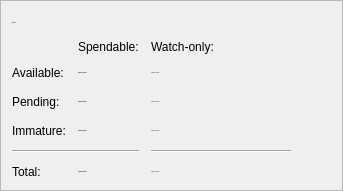
        <widget class="QFrame" name="frame">
         <property name="styleSheet">
          <string notr="true"/>
         </property>
         <property name="frameShape">
          <enum>QFrame::StyledPanel</enum>
         </property>
         <property name="frameShadow">
          <enum>QFrame::Raised</enum>
         </property>
         <layout class="QVBoxLayout" name="verticalLayout_4">
          <item>
           <layout class="QHBoxLayout" name="horizontalLayout_4">
            <item>
             <widget class="QLabel" name="label_5">
              <property name="font">
               <font>
                <pointsize>-1</pointsize>
               </font>
              </property>
              <property name="text">
               <string>Balances</string>
              </property>
             </widget>
            </item>
            <item>
             <widget class="QPushButton" name="labelWalletStatus">
              <property name="enabled">
               <bool>false</bool>
              </property>
              <property name="maximumSize">
               <size>
                <width>30</width>
                <height>16777215</height>
               </size>
              </property>
              <property name="toolTip">
               <string>The displayed information may be out of date. Your wallet automatically synchronizes with the SUQA network after a connection is established, but this process has not completed yet.</string>
              </property>
              <property name="text">
               <string/>
              </property>
              <property name="icon">
               <iconset>
                <normaloff>:/icons/warning</normaloff>
                <disabledoff>:/icons/warning</disabledoff>:/icons/warning</iconset>
              </property>
              <property name="iconSize">
               <size>
                <width>24</width>
                <height>24</height>
               </size>
              </property>
              <property name="flat">
               <bool>true</bool>
              </property>
             </widget>
            </item>
            <item>
             <spacer name="horizontalSpacer_3">
              <property name="orientation">
               <enum>Qt::Horizontal</enum>
              </property>
              <property name="sizeHint" stdset="0">
               <size>
                <width>20</width>
                <height>20</height>
               </size>
              </property>
             </spacer>
            </item>
           </layout>
          </item>
          <item>
           <layout class="QGridLayout" name="gridLayout">
            <property name="spacing">
             <number>12</number>
            </property>
            <item row="2" column="1">
             <widget class="QLabel" name="labelUnconfirmed">
              <property name="font">
               <font>
                <pointsize>-1</pointsize>
                <weight>75</weight>
                <bold>true</bold>
               </font>
              </property>
              <property name="cursor">
               <cursorShape>IBeamCursor</cursorShape>
              </property>
              <property name="toolTip">
               <string>Total of transactions that have yet to be confirmed, and do not yet count toward the spendable balance</string>
              </property>
              <property name="text">
               <string notr="true">0.000 000 00 SUQA</string>
              </property>
              <property name="alignment">
               <set>Qt::AlignLeading|Qt::AlignLeft|Qt::AlignVCenter</set>
              </property>
              <property name="textInteractionFlags">
               <set>Qt::LinksAccessibleByMouse|Qt::TextSelectableByKeyboard|Qt::TextSelectableByMouse</set>
              </property>
             </widget>
            </item>
            <item row="3" column="2">
             <widget class="QLabel" name="labelWatchImmature">
              <property name="font">
               <font>
                <pointsize>-1</pointsize>
               </font>
              </property>
              <property name="cursor">
               <cursorShape>IBeamCursor</cursorShape>
              </property>
              <property name="toolTip">
               <string>Mined balance in watch-only addresses that has not yet matured</string>
              </property>
              <property name="text">
               <string notr="true">0.000 000 00 SUQA</string>
              </property>
              <property name="alignment">
               <set>Qt::AlignLeading|Qt::AlignLeft|Qt::AlignVCenter</set>
              </property>
              <property name="textInteractionFlags">
               <set>Qt::LinksAccessibleByMouse|Qt::TextSelectableByKeyboard|Qt::TextSelectableByMouse</set>
              </property>
             </widget>
            </item>
            <item row="4" column="0" colspan="2">
             <widget class="Line" name="line">
              <property name="orientation">
               <enum>Qt::Horizontal</enum>
              </property>
             </widget>
            </item>
            <item row="4" column="2">
             <widget class="Line" name="lineWatchBalance">
              <property name="sizePolicy">
               <sizepolicy hsizetype="Preferred" vsizetype="Fixed">
                <horstretch>0</horstretch>
                <verstretch>0</verstretch>
               </sizepolicy>
              </property>
              <property name="minimumSize">
               <size>
                <width>140</width>
                <height>0</height>
               </size>
              </property>
              <property name="orientation">
               <enum>Qt::Horizontal</enum>
              </property>
             </widget>
            </item>
            <item row="5" column="0">
             <widget class="QLabel" name="labelTotalText">
              <property name="text">
               <string>Total:</string>
              </property>
             </widget>
            </item>
            <item row="3" column="1">
             <widget class="QLabel" name="labelImmature">
              <property name="font">
               <font>
                <pointsize>-1</pointsize>
                <weight>75</weight>
                <bold>true</bold>
               </font>
              </property>
              <property name="cursor">
               <cursorShape>IBeamCursor</cursorShape>
              </property>
              <property name="toolTip">
               <string>Mined balance that has not yet matured</string>
              </property>
              <property name="text">
               <string notr="true">0.000 000 00 SUQA</string>
              </property>
              <property name="alignment">
               <set>Qt::AlignLeading|Qt::AlignLeft|Qt::AlignVCenter</set>
              </property>
              <property name="textInteractionFlags">
               <set>Qt::LinksAccessibleByMouse|Qt::TextSelectableByKeyboard|Qt::TextSelectableByMouse</set>
              </property>
             </widget>
            </item>
            <item row="2" column="3">
             <spacer name="horizontalSpacer_2">
              <property name="orientation">
               <enum>Qt::Horizontal</enum>
              </property>
              <property name="sizeHint" stdset="0">
               <size>
                <width>40</width>
                <height>20</height>
               </size>
              </property>
             </spacer>
            </item>
            <item row="2" column="2">
             <widget class="QLabel" name="labelWatchPending">
              <property name="font">
               <font>
                <pointsize>-1</pointsize>
               </font>
              </property>
              <property name="cursor">
               <cursorShape>IBeamCursor</cursorShape>
              </property>
              <property name="toolTip">
               <string>Unconfirmed transactions to watch-only addresses</string>
              </property>
              <property name="text">
               <string notr="true">0.000 000 00 SUQA</string>
              </property>
              <property name="alignment">
               <set>Qt::AlignLeading|Qt::AlignLeft|Qt::AlignVCenter</set>
              </property>
              <property name="textInteractionFlags">
               <set>Qt::LinksAccessibleByMouse|Qt::TextSelectableByKeyboard|Qt::TextSelectableByMouse</set>
              </property>
             </widget>
            </item>
            <item row="3" column="0">
             <widget class="QLabel" name="labelImmatureText">
              <property name="text">
               <string>Immature:</string>
              </property>
             </widget>
            </item>
            <item row="5" column="1">
             <widget class="QLabel" name="labelTotal">
              <property name="font">
               <font>
                <pointsize>-1</pointsize>
                <weight>75</weight>
                <bold>true</bold>
               </font>
              </property>
              <property name="cursor">
               <cursorShape>IBeamCursor</cursorShape>
              </property>
              <property name="toolTip">
               <string>Your current total balance</string>
              </property>
              <property name="text">
               <string notr="true">0.000 000 00 SUQA</string>
              </property>
              <property name="alignment">
               <set>Qt::AlignLeading|Qt::AlignLeft|Qt::AlignVCenter</set>
              </property>
              <property name="textInteractionFlags">
               <set>Qt::LinksAccessibleByMouse|Qt::TextSelectableByKeyboard|Qt::TextSelectableByMouse</set>
              </property>
             </widget>
            </item>
            <item row="5" column="2">
             <widget class="QLabel" name="labelWatchTotal">
              <property name="font">
               <font>
                <pointsize>-1</pointsize>
               </font>
              </property>
              <property name="cursor">
               <cursorShape>IBeamCursor</cursorShape>
              </property>
              <property name="toolTip">
               <string>Current total balance in watch-only addresses</string>
              </property>
              <property name="text">
               <string notr="true">0.000 000 00 SUQA</string>
              </property>
              <property name="alignment">
               <set>Qt::AlignLeading|Qt::AlignLeft|Qt::AlignVCenter</set>
              </property>
              <property name="textInteractionFlags">
               <set>Qt::LinksAccessibleByMouse|Qt::TextSelectableByKeyboard|Qt::TextSelectableByMouse</set>
              </property>
             </widget>
            </item>
            <item row="0" column="2">
             <widget class="QLabel" name="labelWatchonly">
              <property name="text">
               <string>Watch-only:</string>
              </property>
              <property name="alignment">
               <set>Qt::AlignLeading|Qt::AlignLeft|Qt::AlignVCenter</set>
              </property>
             </widget>
            </item>
            <item row="1" column="0">
             <widget class="QLabel" name="labelBalanceText">
              <property name="text">
               <string>Available:</string>
              </property>
             </widget>
            </item>
            <item row="1" column="1">
             <widget class="QLabel" name="labelBalance">
              <property name="font">
               <font>
                <pointsize>-1</pointsize>
                <weight>75</weight>
                <bold>true</bold>
               </font>
              </property>
              <property name="cursor">
               <cursorShape>IBeamCursor</cursorShape>
              </property>
              <property name="toolTip">
               <string>Your current spendable balance</string>
              </property>
              <property name="text">
               <string notr="true">0.000 000 00 SUQA</string>
              </property>
              <property name="alignment">
               <set>Qt::AlignLeading|Qt::AlignLeft|Qt::AlignVCenter</set>
              </property>
              <property name="textInteractionFlags">
               <set>Qt::LinksAccessibleByMouse|Qt::TextSelectableByKeyboard|Qt::TextSelectableByMouse</set>
              </property>
             </widget>
            </item>
            <item row="1" column="2">
             <widget class="QLabel" name="labelWatchAvailable">
              <property name="font">
               <font>
                <pointsize>-1</pointsize>
               </font>
              </property>
              <property name="cursor">
               <cursorShape>IBeamCursor</cursorShape>
              </property>
              <property name="toolTip">
               <string>Your current balance in watch-only addresses</string>
              </property>
              <property name="text">
               <string notr="true">0.000 000 00 SUQA</string>
              </property>
              <property name="alignment">
               <set>Qt::AlignLeading|Qt::AlignLeft|Qt::AlignVCenter</set>
              </property>
              <property name="textInteractionFlags">
               <set>Qt::LinksAccessibleByMouse|Qt::TextSelectableByKeyboard|Qt::TextSelectableByMouse</set>
              </property>
             </widget>
            </item>
            <item row="2" column="0">
             <widget class="QLabel" name="labelPendingText">
              <property name="text">
               <string>Pending:</string>
              </property>
             </widget>
            </item>
            <item row="0" column="1">
             <widget class="QLabel" name="labelSpendable">
              <property name="text">
               <string>Spendable:</string>
              </property>
              <property name="alignment">
               <set>Qt::AlignLeading|Qt::AlignLeft|Qt::AlignVCenter</set>
              </property>
             </widget>
            </item>
           </layout>
          </item>
         </layout>
        </widget>
